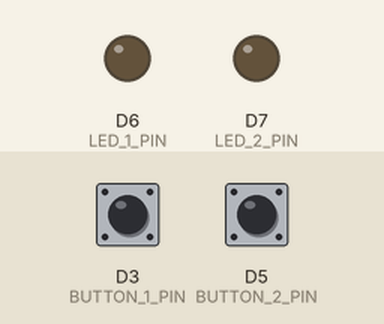
The program below on a simulated ESP8266 (Wemos D1 mini). Shown: output pins drawn as LEDs (lit = HIGH). Inputs (shaded band) come from the test bench; at power-on: D3 (BUTTON_1_PIN) HIGH, D5 (BUTTON_2_PIN) HIGH. WiFi joins after 1.5 s; servers stay silent unless stated; the local clock reads 2024-03-15 10:24:30 at power-on unless the program sets it; no MQTT or app messages arrive unless stated; what the program prints to the serial monitor is not drawn.

Above: at 2.7 s.
2.8 s: D3 (BUTTON_1_PIN) pulled LOW for 0.15 s
At 3.6 s:
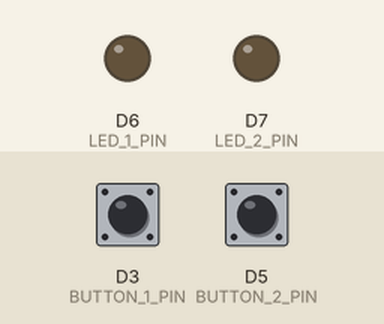
4.4 s: D5 (BUTTON_2_PIN) pulled LOW for 0.15 s
At 5.4 s:
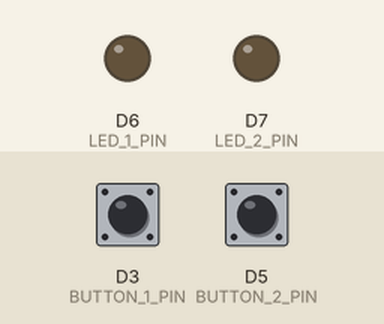
Timing chart, 0 to 7.4 s (numbered marks = the images above; inputs shaded):
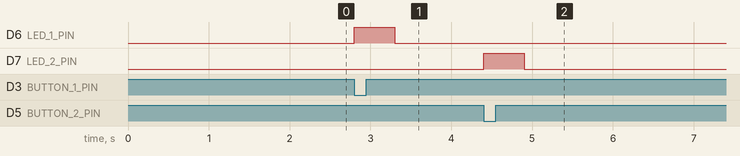

The program:

main.cpp
```cpp
#include <ctime>
#include <time.h>
#include <sys/time.h>
#include <Arduino.h>
#include <ESP8266WiFi.h>
#include <PubSubClient.h>

struct MQTTPayload
{
  int event;
  std::time_t timestamp;
};

MQTTPayload constructPayload(int event);
void publishEvent(int event);
void connectMQTT();
void setupWiFi();
void handleEnter();
void handleExit();

const char *ssid = "Familia_Ribeiro";
const char *password = "100200Ribeiro#";
// const char *ssid = "uaifai-tiradentes";
// const char *password = "bemvindoaocesar";

const char *mqtt_server = "192.168.0.54";
// const char *mqtt_server = "172.17.0.1";
const int mqtt_port = 1883;
const char *mqtt_topic = "monitor/traffic-flow";
const char *mqtt_client_id = "esp8266-traffic-monitor";

const int BUTTON_1_PIN = D3; // GPIO 0
const int BUTTON_2_PIN = D5; // GPIO 14
const int LED_1_PIN = D6;    // GPIO 12
const int LED_2_PIN = D7;    // GPIO 13

const int ENTER = 1;
const int EXIT = 2;

WiFiClient espClient;
PubSubClient client(espClient);

volatile unsigned long lastPress1 = 0;
volatile unsigned long lastPress2 = 0;

MQTTPayload constructPayload(int event)
{
  MQTTPayload payload;
  payload.event = event;
  payload.timestamp = time(nullptr);
  return payload;
}

void publishEvent(int event)
{
  MQTTPayload payload = constructPayload(event);

  char msg[128];
  snprintf(msg, sizeof(msg), "{\"event\": %d, \"timestamp\": %lld}", payload.event, payload.timestamp);

  client.publish(mqtt_topic, msg);
}

void connectMQTT()
{
  while (!client.connected())
  {
    Serial.print("Connecting to MQTT...");
    if (client.connect(mqtt_client_id))
    {
      Serial.println("connected");
    }
    else
    {
      Serial.print("failed, rc=");
      Serial.print(client.state());
      delay(1000);
    }
  }
}

void setupWiFi()
{
  delay(10);
  Serial.println();
  Serial.print("Connecting to ");
  Serial.println(ssid);
  WiFi.begin(ssid, password);
  while (WiFi.status() != WL_CONNECTED)
  {
    delay(500);
    Serial.print(".");
  }
  Serial.println("WiFi connected");
}

void setupTime()
{
  configTime(0, 0, "pool.ntp.org", "time.nist.gov");

  Serial.print("Waiting for NTP sync...");
  while (time(nullptr) < 100000)
  {
    delay(500);
    Serial.print(".");
  }
  Serial.println("NTP time acquired.");
}

void IRAM_ATTR handleEnter()
{
  if (millis() - lastPress1 > 300)
  {
    lastPress1 = millis();
    Serial.println("Entrada detectada.");
    digitalWrite(LED_1_PIN, HIGH);
    publishEvent(ENTER);
    delay(500);
    digitalWrite(LED_1_PIN, LOW);
  }
}

void IRAM_ATTR handleExit()
{
  if (millis() - lastPress2 > 300)
  {
    lastPress2 = millis();
    Serial.println("Saída detectada.");
    digitalWrite(LED_2_PIN, HIGH);
    publishEvent(EXIT);
    delay(500);
    digitalWrite(LED_2_PIN, LOW);
  }
}

void setup()
{
  Serial.begin(115200);
  pinMode(BUTTON_1_PIN, INPUT_PULLUP);
  pinMode(BUTTON_2_PIN, INPUT_PULLUP);
  pinMode(LED_1_PIN, OUTPUT);
  pinMode(LED_2_PIN, OUTPUT);

  setupWiFi();
  setupTime();
  client.setServer(mqtt_server, mqtt_port);
  connectMQTT();

  attachInterrupt(digitalPinToInterrupt(BUTTON_1_PIN), handleEnter, FALLING);
  attachInterrupt(digitalPinToInterrupt(BUTTON_2_PIN), handleExit, FALLING);

  Serial.println("Sistema de monitoramento iniciado.");
}

void loop()
{
  if (!client.connected())
  {
    connectMQTT();
  }
  client.loop();
}

// Feito com <3 para a cadeira de Redes pro
// André Luiz Alves de Sousa
// Henrique Cordeiro Pereira
// Leonardo Menezes Soares de Azevedo
// Luiza Omena Suassuna
```

Measured:
- after the input at 2.8 s, D6 (LED_1_PIN): LOW → HIGH at once, → LOW 0.50 s later
- after the input at 4.4 s, D7 (LED_2_PIN): LOW → HIGH at once, → LOW 0.50 s later
